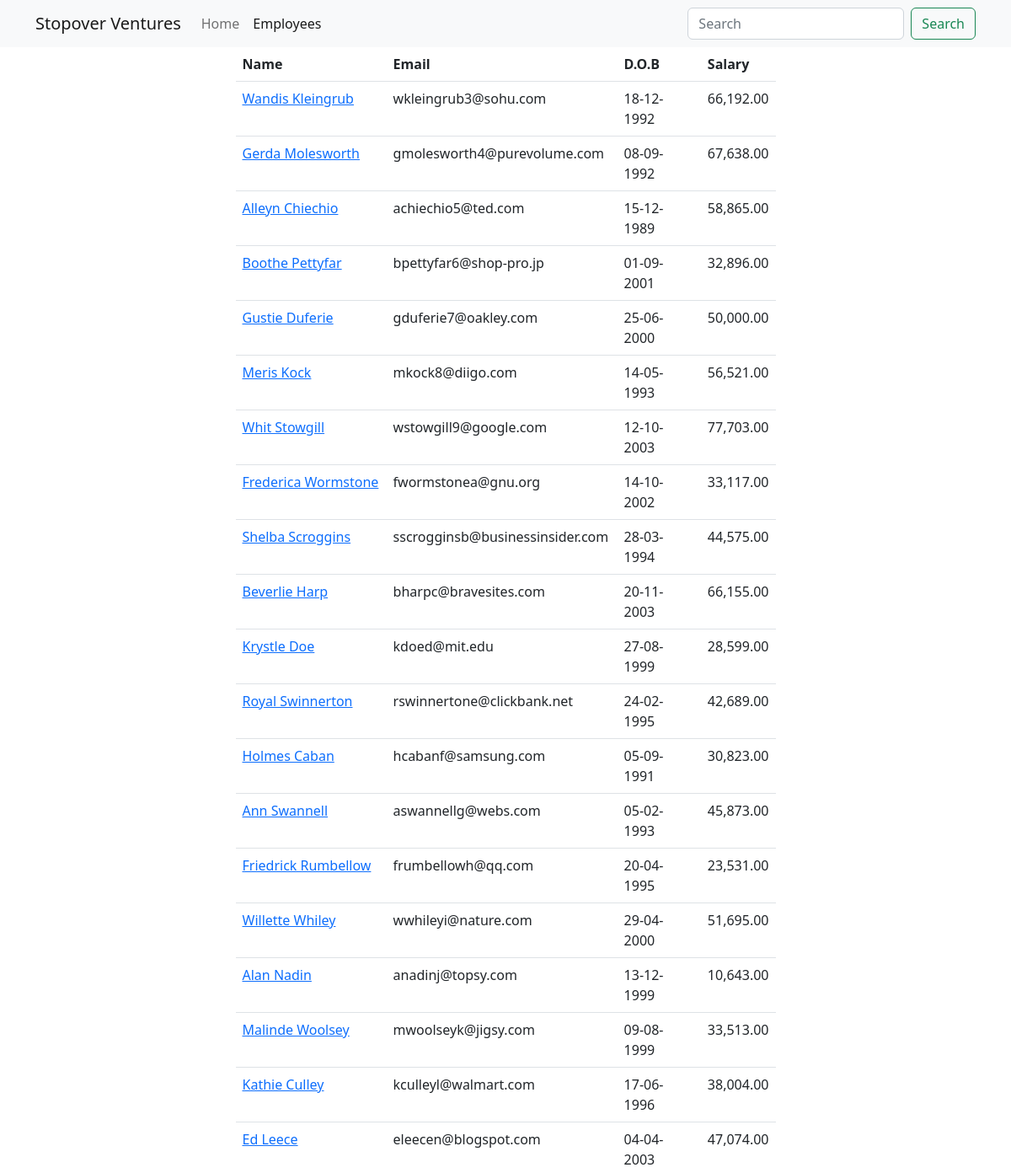
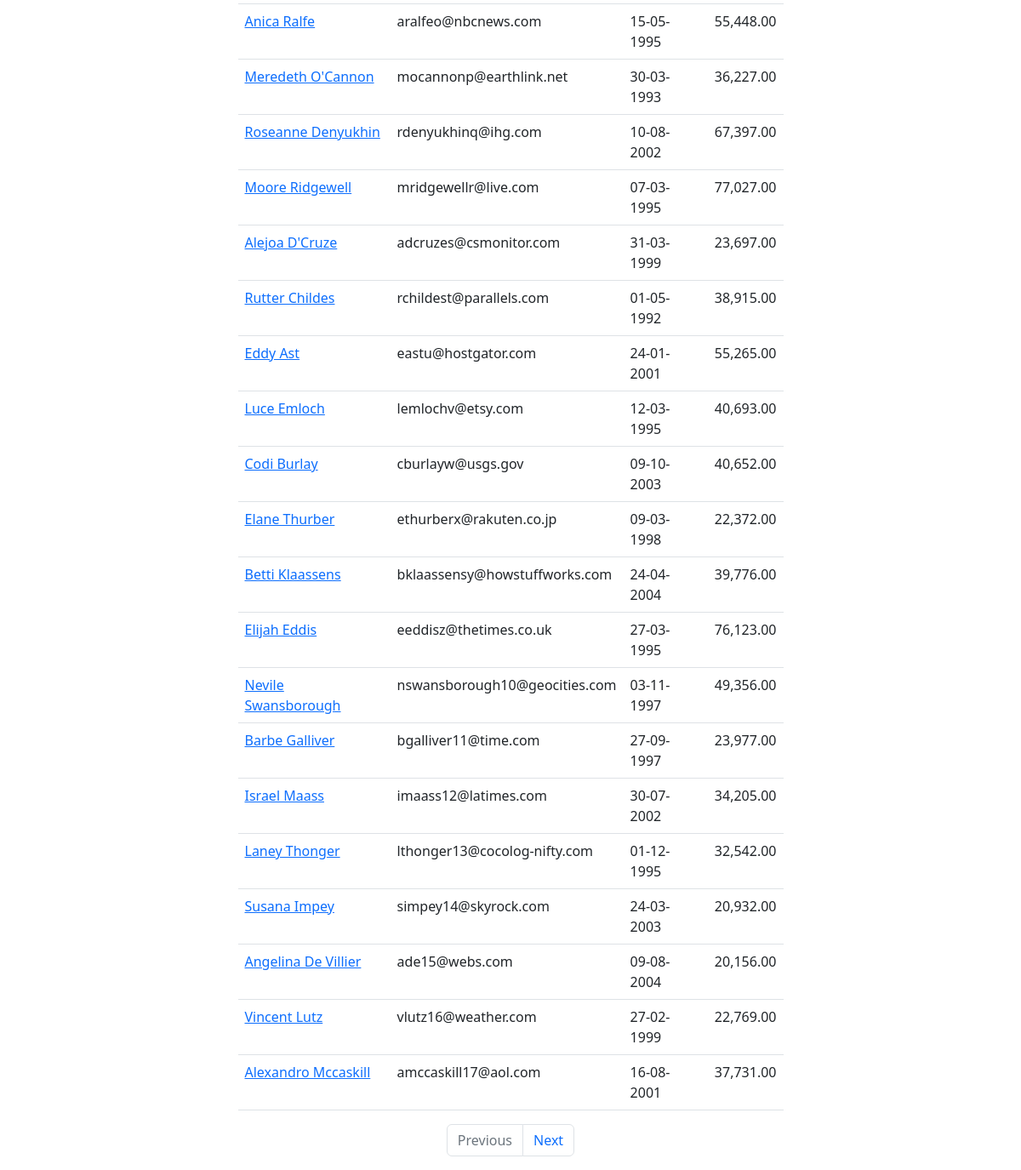
Page /employees on the earlier database version (2 pictures, top to bottom).
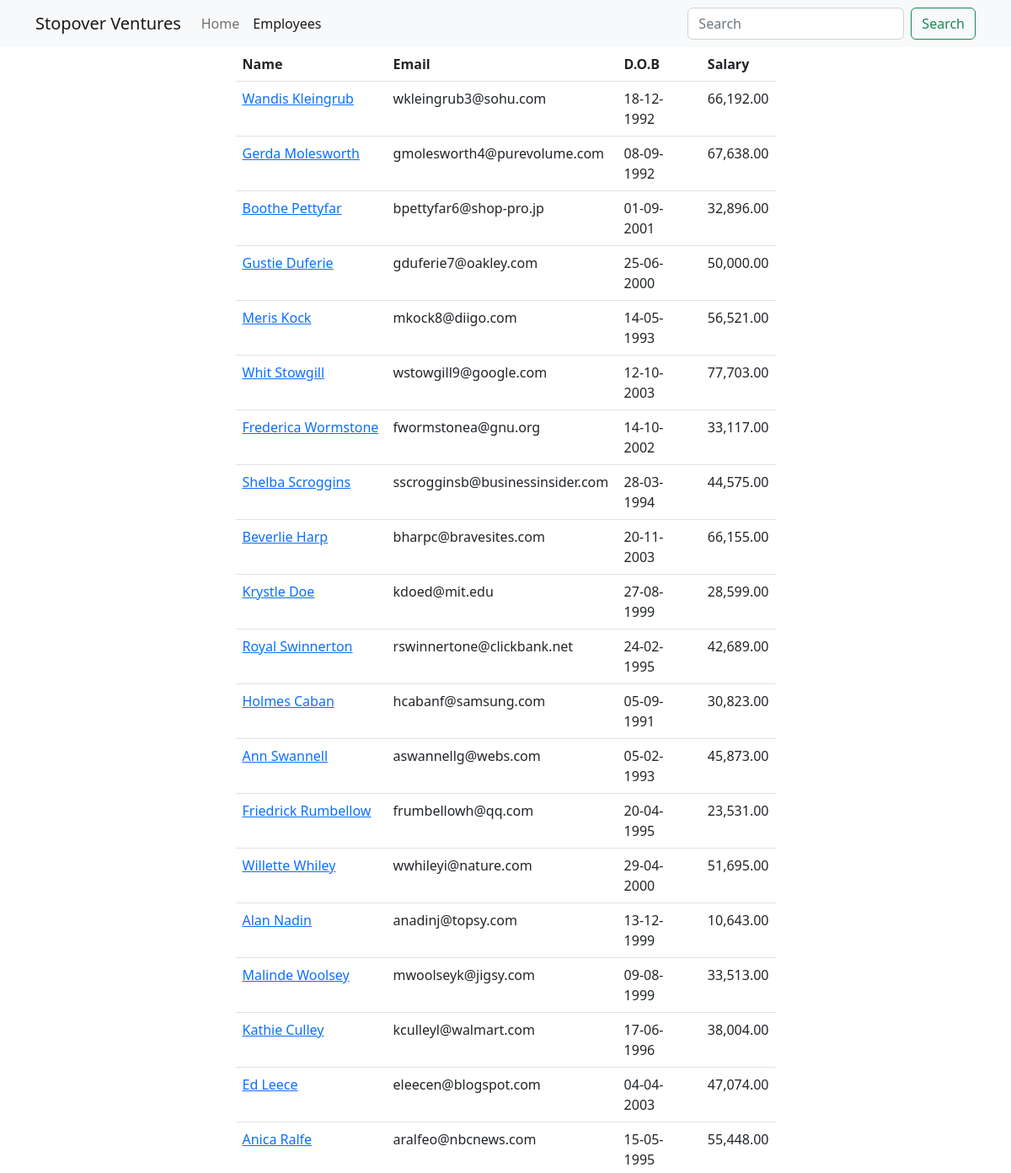
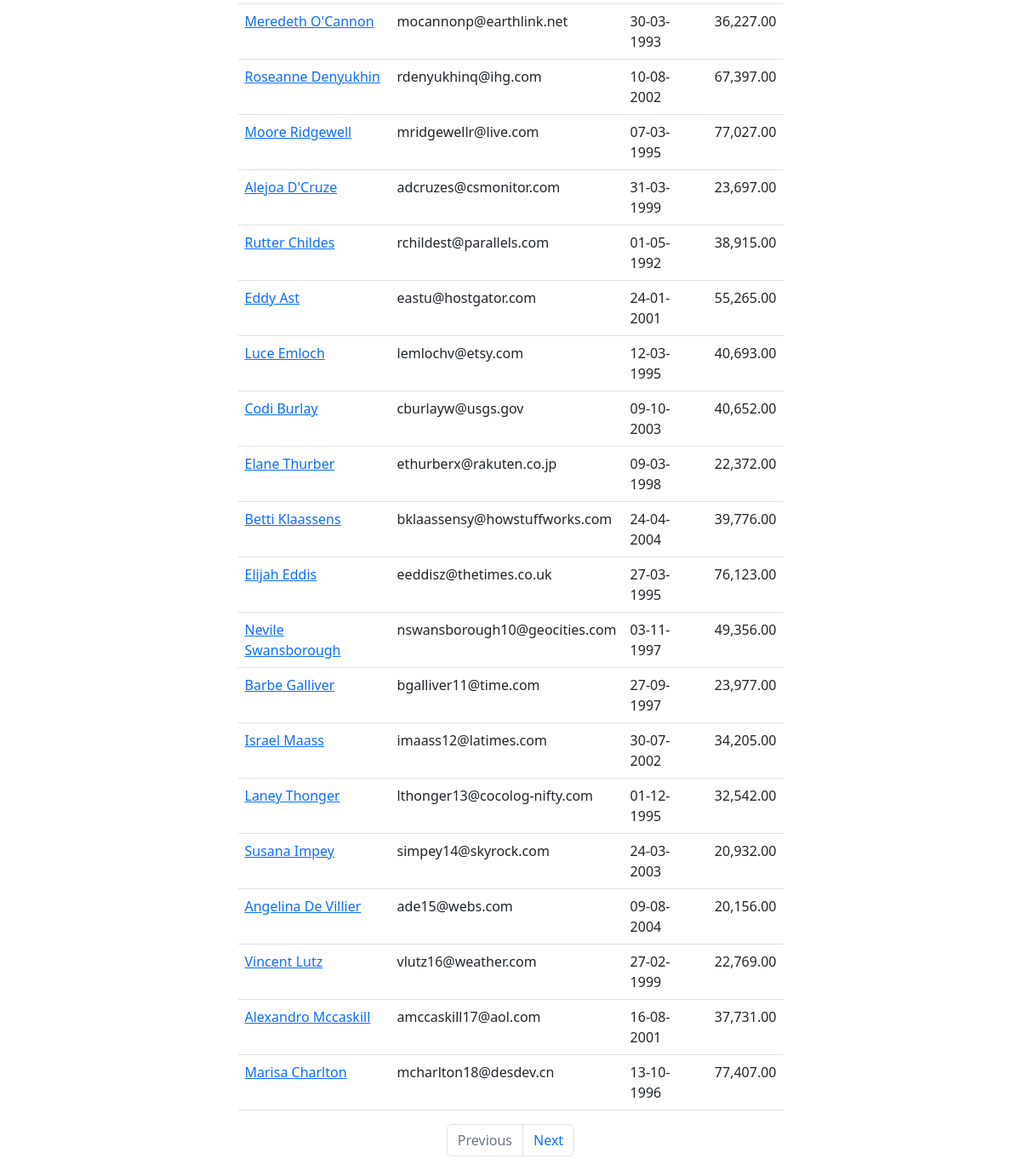
Same page on the later database version (2 pictures, top to bottom).
### main_app/models.py (models this page shows, shortened)
class Employee(models.Model):
    name = models.CharField(max_length=40)
    email = models.EmailField(unique=True)
    dob = models.DateField(null=True)
    salary = models.DecimalField(max_digits=7, decimal_places=2)
    disabled = models.BooleanField(default=False)
    profile = models.ImageField(upload_to=unique_img_name, null=True, default="employees/default.png")
    created_at = models.DateTimeField(auto_now_add=True, null=True)  # added once during creation
    updated_at = models.DateTimeField(auto_now=True, null=True)  # updates every time update happens

### main_app/views.py (the view)
# urls.py: path('employees', views.all_employees, name="all"),
def all_employees(request):
    employees = Employee.objects.all()
    today = datetime.today()
    day = today.day
    month = today.month
    paginator = Paginator(employees, 40)
    page_number = request.GET.get("page")
    data = paginator.get_page(page_number)
    return render(request, 'all_employees.html', {"employees": data})

### templates/all_employees.html (shortened to what this page needs)
{% extends 'base_template.html' %}
{% load humanize %}
{% block content %}
	{% include 'navbar.html' %}
	<div class="container">
		<div class="row justify-content-center">
			<div class="col-sm-7">
				<table class="table">
					<thead>
					<tr>
						<th>Name</th>
						<th>Email</th>
						<th>D.O.B</th>
						<th>Salary</th>
					</tr>
					</thead>
					<tbody>
					{% for employee in employees %}
						<tr>
							<td>
								<a href="/employees/{{ employee.id }}">{{ employee.name | title }}</a>
							</td>
							<td>{{ employee.email }}</td>
							<td>{{ employee.dob | date:"d-m-Y" }}</td>
							<td>{{ employee.salary | intcomma }}</td>
						</tr>
					{% endfor %}
					</tbody>
				</table>
				<nav aria-label="Page navigation example">
					<ul class="pagination justify-content-center">
						{% if employees.has_previous %}
							<li class="page-item">
								<a class="page-link" href='?page={{ employees.previous_page_number }}'>Previous</a>
							</li>
						{% else %}
							<li class="page-item disabled">
								<a class="page-link" href='' tabindex="-1" aria-disabled="True">Previous</a>
							</li>
						{% endif %}
						{% if employees.has_next %}
							<li class="page-item">
								<a class="page-link" href='?page={{ employees.next_page_number }}'>Next</a>
							</li>
						{% else %}
							<li class="page-item disabled">
								<a class="page-link" href='' tabindex="-1" aria-disabled="True">Next</a>
							</li>
						{% endif %}
					</ul>
				</nav>
			</div>
		</div>
	</div>
{% endblock %}

Differences in the rows shown:
removed Employee: name "Alleyn Chiechio", email "achiechio5@ted.com", dob "15-12-1989", salary "58,865.00"
now on this page (row unchanged): Employee: name "Marisa Charlton", email "mcharlton18@desdev.cn", dob "13-10-1996", salary "77,407.00"
